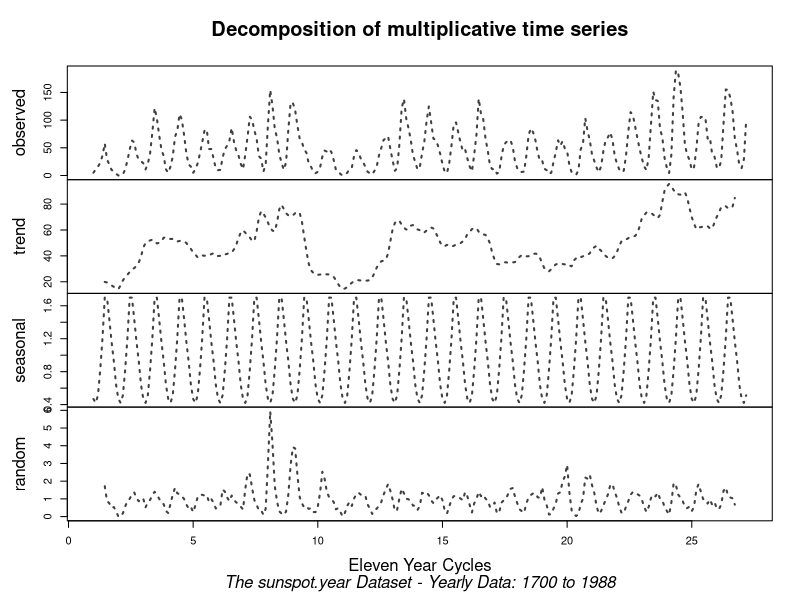

Write R code to recreate this figure.
plot( 
  decompose( 
    ts( 
      sunspot.year, 
      freq=11 
    ), 
    type="mult" 
  ), 
  lwd=2, 
  lty=3, 
  col=grey( 0.25 ), 
  xlab="Eleven Year Cycles" 
)
mtext( 
  "The sunspot.year Dataset - Yearly Data: 1700 to 1988",
  side=1, 
  line=3.7, 
  font=3 
)
